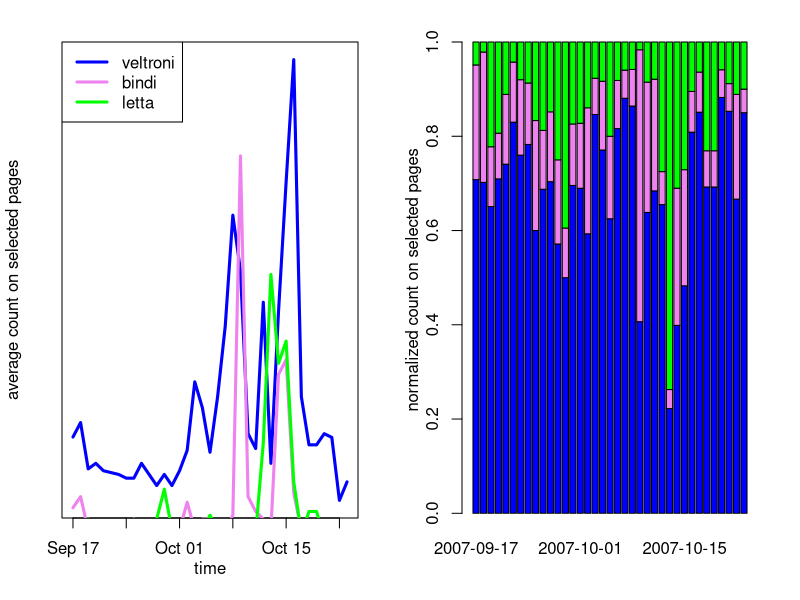

Recreate this plot in R.
ts = read.csv("some_data_ita.csv", header=TRUE)
ts$date = as.Date(ts$date)

pdf(file="ts-barplot_veltroni-bindi-letta.pdf", width=8, height=4)
  par(mfrow=c(1,2), cex.axis=1, cex.lab=1, mar=c(4.1, 3.1, 2.1, 2.1))

  plot(ts$veltroni ~ ts$date,
    main="", xlab="time",
    ylab="average count on selected pages", yaxt = "n",
    mgp=c(2,1,0),
    type="l", lwd=3, col="blue")
  lines(ts$bindi ~ ts$date,
    type="l", lwd=3, col="violet")
  lines(ts$letta ~ ts$date, 
    type="l", lwd=3, col="green")

  legend("topleft",c("veltroni","bindi","letta"), col=c("blue","violet","green"),
    lty=1, lwd=3)

  norm_ts <- ts[,c(2,3,4)] / apply(ts[,c(2,3,4)], 1, sum, na.rm = TRUE)
  rownames(norm_ts ) <- as.Date(ts$date)
  barplot(t(as.matrix(norm_ts)), col=c("blue","violet","green"),
    ylab="normalized count on selected pages", mgp=c(2,1,0))

  # apparizione media sul periodo
  # apply(as.matrix(norm_ts), 2, mean, na.rm = TRUE)
dev.off()